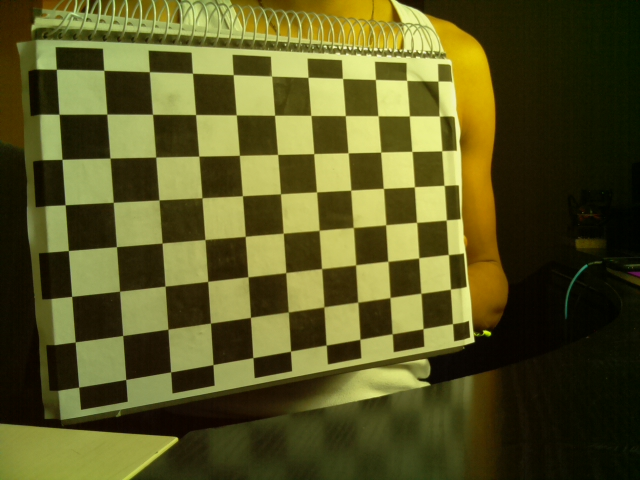
#> input picture test_images/calibrate0.jpg, 640 x 480 px; its folder holds 4 pictures in this run
$ python calibrate_cam.py
#> lines starting #> are read from the running program, lines starting #| are printed output that depends on the picture; after the words box and inside, x2 and y2 are one past the last pixel; in counts of white or black regions, pixels touching at a corner belong together
import numpy as np
import cv2
import glob

# termination criteria
criteria = (cv2.TERM_CRITERIA_EPS + cv2.TERM_CRITERIA_MAX_ITER, 30, 0.001)

# prepare object points, like (0,0,0), (1,0,0), (2,0,0) ....,(6,5,0)
objp = np.zeros((6*7,3), np.float32)
objp[:,:2] = np.mgrid[0:7,0:6].T.reshape(-1,2)

# Arrays to store object points and image points from all the images.
objpoints = [] # 3d point in real world space
imgpoints = [] # 2d points in image plane.

images = glob.glob('test_images/calibrate*.jpg')

for fname in images:
    img = cv2.imread(fname)
#> img is the input picture: shape (480, 640, 3); mean B, G, R 35.4, 85.9, 88.5
    gray = cv2.cvtColor(img,cv2.COLOR_BGR2GRAY)
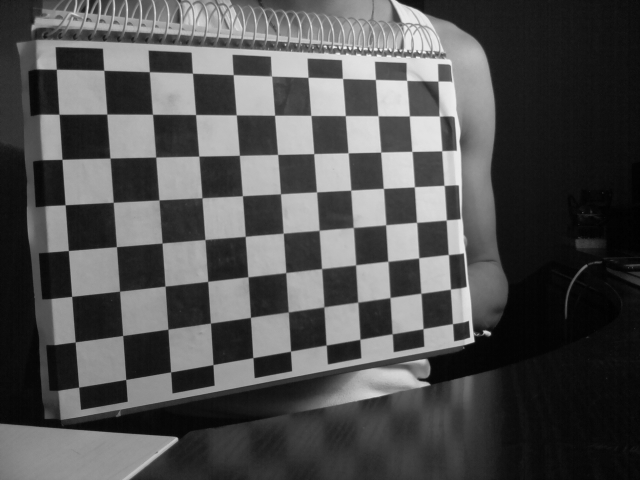
#> gray: shape (480, 640); min 1, max 242, mean 80.9
    cv2.imshow('gray', gray)
    cv2.waitKey(500)
    print ("Transform to gray")
    # Find the chess board corners
    ret, corners = cv2.findChessboardCorners(gray, (7,6),None)
#> ret = False; corners = None
    # If found, add object points, image points (after refining them)
    if ret == True:
        print ("Found Corners in image", fname)
        objpoints.append(objp)

        corners2 = cv2.cornerSubPix(gray,corners,(11,11),(-1,-1),criteria)
        imgpoints.append(corners2)

        # Draw and display the corners
        img = cv2.drawChessboardCorners(img, (7,6), corners2, ret)
        cv2.imshow('img',img)
        cv2.waitKey(500)
#> pass 2 of the loop `for fname in images:`:
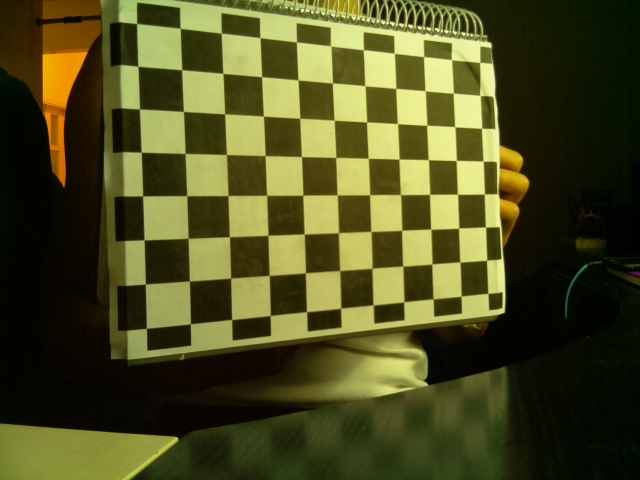
#> input picture test_images/calibrate11.jpg, 640 x 480 px
#> img is the input picture: shape (480, 640, 3); mean B, G, R 32.9, 76.9, 77
#> `gray = cv2.cvtColor(img,cv2.COLOR_BGR2GRAY)`:
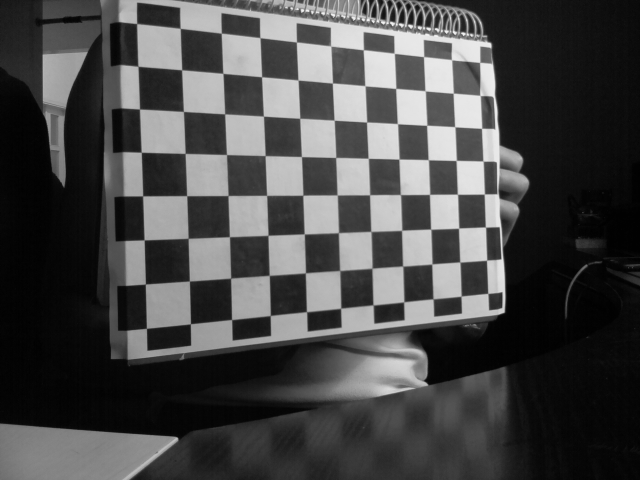
#> gray: shape (480, 640); min 0, max 242, mean 71.9
#> pass 3 of the loop `for fname in images:`:
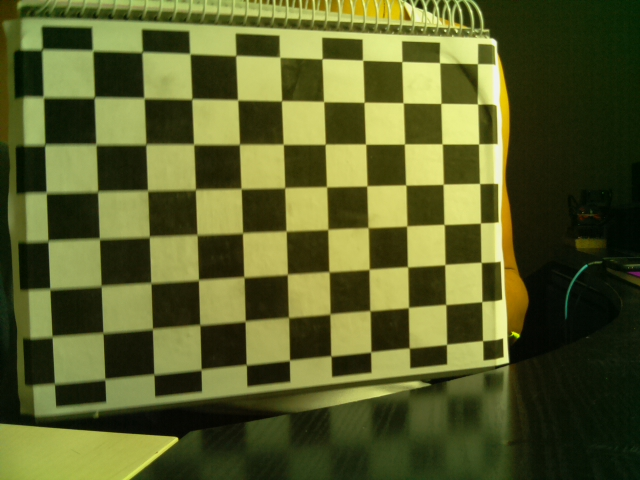
#> input picture test_images/calibrate2.jpg, 640 x 480 px
#> img is the input picture: shape (480, 640, 3); mean B, G, R 42.5, 94.2, 89
#> `gray = cv2.cvtColor(img,cv2.COLOR_BGR2GRAY)`:
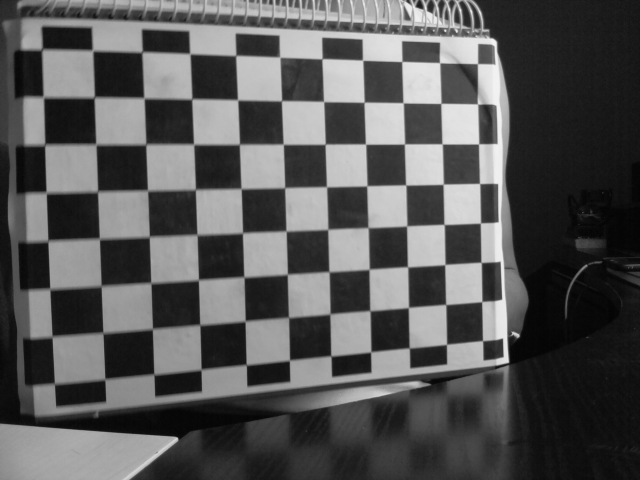
#> gray: shape (480, 640); min 4, max 242, mean 86.8
#> ret = True; corners = 42 rows, first 8: [481.1, 262.4], [444.8, 264.6], [407.6, 266.9], [369.1, 269.3], [329, 271.7], [287.4, 274.1], [243.8, 276.8], [480.4, 223]
#> corners2 = 42 rows, first 8: [481.2, 262.3], [444.9, 264.6], [407.6, 266.8], [369.1, 269.3], [329, 271.7], [287.4, 274.3], [243.9, 277], [480.4, 223]
#> `img = cv2.drawChessboardCorners(img, (7,6), corners2, ret)`:
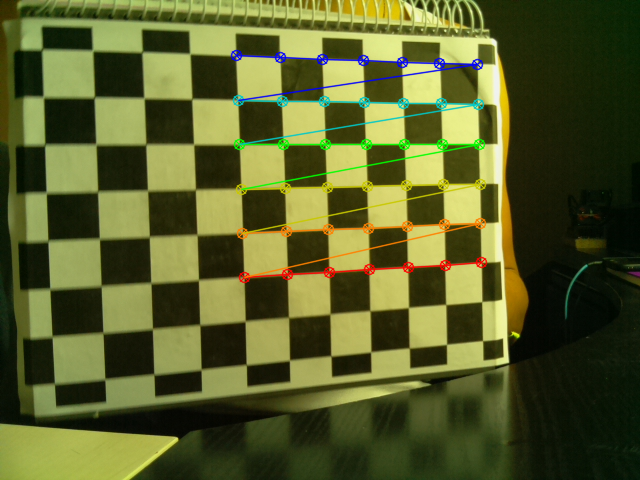
#> img: shape (480, 640, 3); 3.67% of pixels changed, all inside (x1, y1, x2, y2) = (230, 49, 488, 284)
#> the loop made 4 passes; the first 3 are shown

cv2.destroyAllWindows()

# save the obtained data for later use
np.save('data/objpoints.npy', objpoints)
np.save('data/imgpoints.npy', imgpoints)
